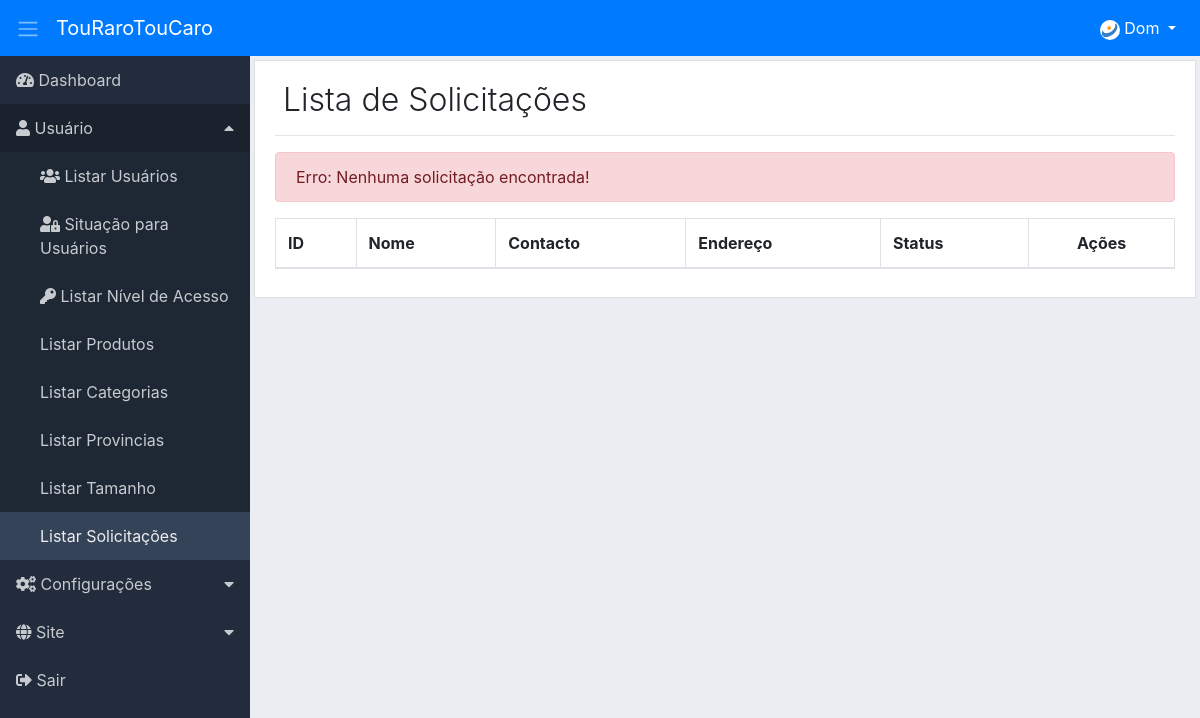
The app's page /adm/list-requests/index (signed in), older data.
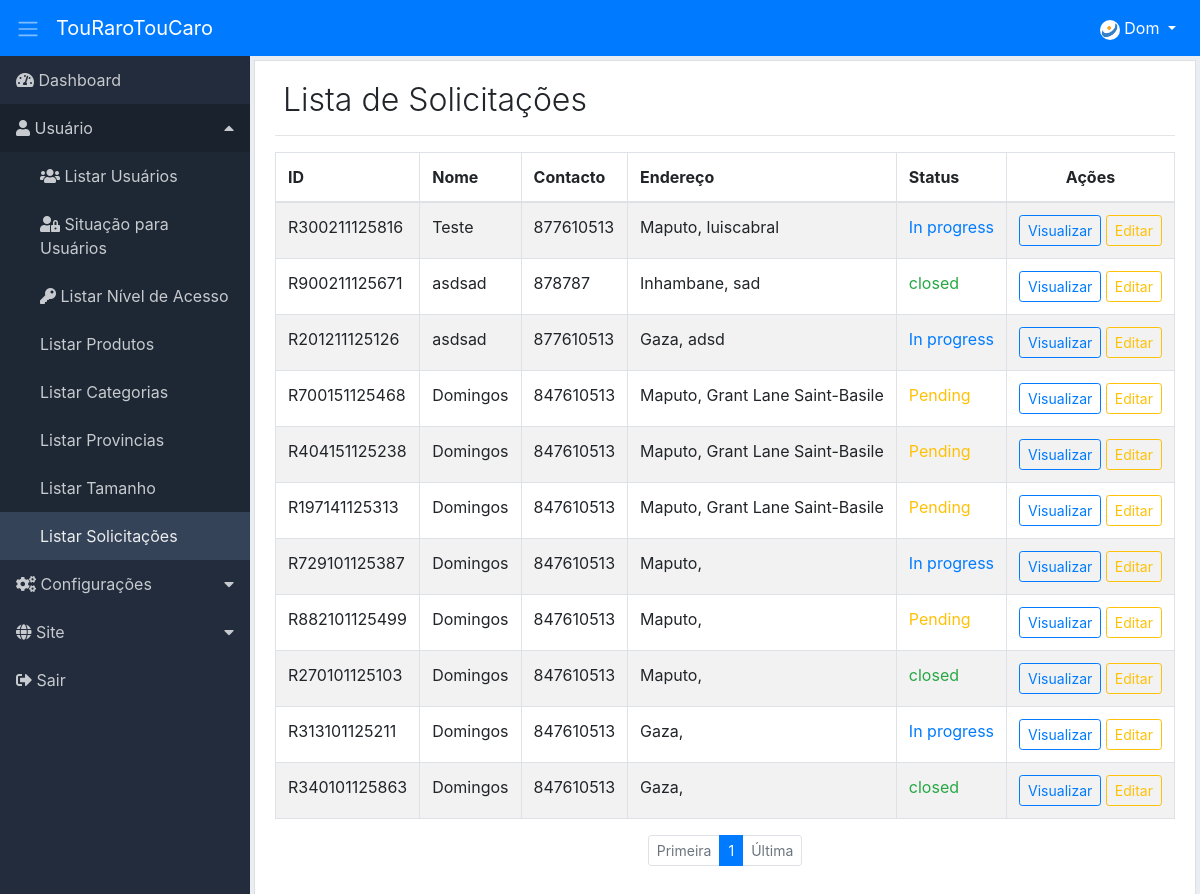
The same page, newer data.
### tables this page shows
CREATE TABLE IF NOT EXISTS `sts_requests` (
  `id` varchar(20) NOT NULL,
  `sts_users_id` varchar(20) NOT NULL,
  `total_quantity` varchar(10) NOT NULL,
  `sts_request_status_id` int NOT NULL,
  `created` datetime NOT NULL,
  `modified` datetime DEFAULT NULL,
  PRIMARY KEY (`id`)
);

CREATE TABLE IF NOT EXISTS `sts_users` (
  `id` varchar(20) NOT NULL,
  `name` varchar(100) NOT NULL,
  `sts_provinces_id` int NOT NULL,
  `address` text NOT NULL,
  `contact` varchar(20) NOT NULL,
  `created` datetime NOT NULL,
  `modified` datetime DEFAULT NULL,
  PRIMARY KEY (`id`)
);

CREATE TABLE IF NOT EXISTS `sts_provinces` (
  `id` int NOT NULL AUTO_INCREMENT,
  `name` varchar(15) NOT NULL,
  `created` datetime NOT NULL,
  `modified` datetime DEFAULT NULL,
  PRIMARY KEY (`id`)
);

CREATE TABLE IF NOT EXISTS `sts_request_status` (
  `id` int NOT NULL AUTO_INCREMENT,
  `name` varchar(15) NOT NULL,
  `adms_colors_id` int NOT NULL,
  `created` datetime NOT NULL,
  `modified` datetime DEFAULT NULL,
  PRIMARY KEY (`id`)
);

### adm/app/adms/Controllers/ListRequests.php (called while the page is built, shortened)
<?php
class ListRequests
{
    private $dados;
    public function index($pag = null) {
        $this->pag = (int) $pag ? $pag : 1;
        $listRequest = new \App\adms\Models\AdmsListRequests();
        $listRequest->listRequest($this->pag);
        if ($listRequest->getResultado()) {
            $this->dados['listRequest'] = $listRequest->getResultadoBd();
            $this->dados['pagination'] = $listRequest->getResultPg();
        } else {
            $this->dados['listRequest'] = [];
            $this->dados['pagination'] = null;
        }
        $button = ['add_request' => ['menu_controller' => 'add-request', 'menu_metodo' => 'index'],
            'view_request' => ['menu_controller' => 'view-request', 'menu_metodo' => 'index'],
            'edit_request' => ['menu_controller' => 'edit-request', 'menu_metodo' => 'index'],
            'delete_request' => ['menu_controller' => 'delete-request', 'menu_metodo' => 'index']];
        $listButton = new \App\adms\Models\helper\AdmsButton();
        $this->dados['button'] = $listButton->buttonPermission($button);
        $this->dados['pag'] = $this->pag;
        $listMenu = new \App\adms\Models\AdmsMenu();
        $this->dados['menu'] = $listMenu->itemMenu();
        $this->dados['sidebarActive'] = "list-requests";
        $carregarView = new \App\adms\core\ConfigView("adms/Views/requests/listRequests", $this->dados);
        $carregarView->renderizar();
    }
}

### adm/core/ConfigController.php (called while the page is built, shortened)
<?php
class ConfigController extends Config
{
    private string $urlController;
    private string $urlMetodo;
    private string $urlParamentro;
    private array $format;
    public function __construct() {
        if (!empty(filter_input(INPUT_GET, 'url', FILTER_DEFAULT))) {
            $this->url = filter_input(INPUT_GET, 'url', FILTER_DEFAULT);
            $this->url = $this->limparUrl($this->url);
            $this->urlConjunto = explode("/", $this->url);
            if (isset($this->urlConjunto[0])) {
                $this->urlController = $this->slugController($this->urlConjunto[0]);
            } else {
                $this->urlController = $this->slugController(CONTROLLER);
            }
            if (isset($this->urlConjunto[1])) {
                $this->urlMetodo = $this->slugMetodo($this->urlConjunto[1]);
            } else {
                $this->urlController = $this->slugController(CONTROLLER);
                $this->urlMetodo = $this->slugMetodo(METODO);
            }
            if (isset($this->urlConjunto[2])) {
                $this->urlParamentro = $this->urlConjunto[2];
            } else {
                $this->urlParamentro = "";
            }
        } else {
            $this->urlController = $this->slugController(CONTROLLER);
            $this->urlMetodo = $this->slugMetodo(METODO);
            $this->urlParamentro = "";
        }
    }
    private function slugController($slugController) {
        $this->slugController = strtolower($slugController);
        $this->slugController = str_replace("-", " ", $this->slugController);
        $this->slugController = ucwords($this->slugController);
        $this->slugController = str_replace(" ", "", $this->slugController);
        return $this->slugController;
    }
    private function slugMetodo($slugMetodo) {
        $this->slugMetodo = $this->slugController($slugMetodo);
        $this->slugMetodo = lcfirst($this->slugMetodo);
        return $this->slugMetodo;
    }
    private function limparUrl($url) {
        $this->urlLimpa = strip_tags($url);
        $this->urlLimpa = trim($this->urlLimpa);
        $this->urlLimpa = rtrim($this->urlLimpa, "/");
        $this->format['a'] = 'ÀÁÂÃÄÅÆÇÈÉÊËÌÍÎÏÐÑÒÓÔÕÖØÙÚÛÜüÝÞßàáâãäåæçèéêëìíîïðñòóôõöøùúûýýþÿRr"!@#$%&*()_-+={[}]?;:.,\\\'<>°ºª ';
        $this->format['b'] = 'aaaaaaaceeeeiiiidnoooooouuuuuybsaaaaaaaceeeeiiiidnoooooouuuyybyRr--------------------------------';
        $this->urlLimpa = strtr(mb_convert_encoding($this->urlLimpa,'ISO-8859-1', 'UTF-8'), mb_convert_encoding($this->format['a'],'ISO-8859-1', 'UTF-8'), $this->format['b']);
        return $this->urlLimpa;
    }
    public function carregar() {
        $carregarPgAdm = new \Core\CarregarPgAdmLevel();
        $carregarPgAdm->carregarPg( $this->urlController, $this->urlMetodo, $this->urlParamentro);
    }
}

### adm/index.php (called while the page is built, shortened)
<?php
$url = new Home();
$url->carregar();

### adm/app/adms/Models/helper/AdmsRead.php (called while the page is built, shortened)
<?php
class AdmsRead extends AdmsConn
{
    private string $select;
    private array $values = [];
    private object $query;
    public function fullRead($query, $parseString = null) {
        $this->select = $query;
        if (!empty($parseString)) {
            parse_str($parseString, $this->values);
        }
        $this->exeIntruction();
    }
    private function exeIntruction() {
        $this->connection();
        try {
            $this->exeParameter();
            $this->query->execute();
            $this->result = $this->query->fetchAll();
        } catch (Exception $ex) {
            $this->result = null;
        }
    }
    private function connection() {
        $this->conn = $this->connect();
        $this->query = $this->conn->prepare($this->select);
        $this->query->setFetchMode(PDO::FETCH_ASSOC);
    }
    private function exeParameter() {
        if ($this->values) {
            foreach ($this->values as $link => $value) {
                if ($link == 'limit' || $link == 'offset') {
                    $value = (int) $value;
                }
                $this->query->bindValue(":{$link}", $value, (is_int($value) ? PDO::PARAM_INT : PDO::PARAM_STR));
            }
        }
    }
}

### adm/app/adms/Models/helper/AdmsConn.php (called while the page is built, shortened)
<?php
class AdmsConn
{
    private string $db = "mysql";
    private string $host = HOST;
    private string $user = USER;
    private string $pass = PASS;
    private string $dbname = DBNAME;
    private int $port = PORT;
    protected function connect() {
        try {
            $this->connect = new PDO($this->db . ':host=' . $this->host . ';port=' . $this->port . ';dbname=' . $this->dbname, $this->user, $this->pass);
            return $this->connect;
        } catch (Exception $ex) {
            die("Erro: Por favor tente novamente. Caso o problema persista, entre em contato o administrador " . EMAILADM . "!<br>");
        }
    }
}

### adm/app/adms/Models/AdmsMenu.php (called while the page is built, shortened)
<?php
class AdmsMenu
{
    public function itemMenu() {
        $listMenu = new \App\adms\Models\helper\AdmsRead();
        $listMenu->fullRead("SELECT lev_pag.dropdown,
                pag.menu_controller, pag.menu_metodo, pag.name_page, pag.icon,
                itm_men.id id_itm_men, itm_men.name name_itm_men, itm_men.icon icon_itm_men
                FROM adms_levels_pages lev_pag
                INNER JOIN adms_pages pag ON pag.id=lev_pag.adms_page_id
                INNER JOIN adms_items_menus itm_men ON itm_men.id=lev_pag.adms_items_menu_id
                WHERE ((lev_pag.adms_access_level_id =:adms_access_level_id )
                AND (lev_pag.permission = 1))
                AND print_menu = 1
                ORDER BY itm_men.order_item_menu, lev_pag.order_level_page ASC",
                "adms_access_level_id={$_SESSION['adms_access_level_id']}");
        $this->resultadoBd = $listMenu->getResult();
        if ($this->resultadoBd) {
            return $this->resultadoBd;
        } else {
            return false;
        }
    }
}

### adm/app/adms/Models/AdmsListRequests.php (called while the page is built, shortened)
<?php
class AdmsListRequests
{
    private $limitResult = 40;
    public function listRequest($pag = null) {
        $this->pag = (int) $pag;
        $paginacao = new \App\adms\Models\helper\AdmsPagination(URLADM . 'list-requests/index');
        $paginacao->condition($this->pag, $this->limitResult);
        $paginacao->pagination("SELECT COUNT(id) AS num_result FROM sts_requests ");
        $listRequest = new \App\adms\Models\helper\AdmsRead();
        $listRequest->fullRead("SELECT sr.id, sr.total_quantity, sts_request_status_id,
        su.name, su.address, su.contact,
        sp.name AS province,
        srs.name AS request_status,
        ac.color
                FROM sts_requests sr
                INNER JOIN sts_users su ON su.id=sr.sts_users_id
                INNER JOIN sts_provinces sp ON sp.id=su.sts_provinces_id
                INNER JOIN sts_request_status srs ON srs.id=sr.sts_request_status_id
                INNER JOIN adms_colors ac ON ac.id=srs.adms_colors_id
                ORDER BY sr.created DESC
                LIMIT :limit OFFSET :offset", "limit={$this->limitResult}&offset={$paginacao->getOffset()}");
    }
}

### adm/app/adms/Views/requests/listRequests.php (the view, shortened to what the changed rows need)
<div class="content p-1">
    <div class="list-group-item">
        <div class="d-flex">
            <div class="mr-auto p-2">
                <h2 class="display-4 title">Lista de Solicitações</h2>
            </div>
            <div class="p-2">
            </div>
        </div>
        <hr class="hr-title">
        <?php
        if (isset($_SESSION['msg'])) {
            echo $_SESSION['msg'];
        }
        ?>
        <div class="table-responsive">
            <table class="table table-striped table-bordered table-hover">
                <thead>
                    <tr>
                        <th class="d-none d-sm-table-cell">ID</th>
                        <th>Nome</th>
                        <th>Contacto</th>
                        <th>Endereço</th>
                        <th>Status</th>
                        <th class="text-center">Ações</th>
                    </tr>
                </thead>
                <tbody>
                    <?php
                    foreach ($this->dados['listRequest'] as $accessLevel) {
                        extract($accessLevel);
                        ?>
                        <tr>
                            <td class="d-none d-sm-table-cell"><?php echo $id; ?></td>
                            <td><?php echo $name; ?></td>
                            <td><?php echo $contact; ?></td>
                            <td><?php echo $province.", ".$address; ?></td>
                            <td class="text-<?php echo $color; ?>"><?php echo $request_status; ?></td>
                            <td class="text-center">
                                <span class="d-none d-lg-block">
                                    <?php
                                    if ($this->dados['button']['view_request']) {
                                        echo "<a href='" . URLADM . "view-request/index/$id' class='btn btn-outline-primary btn-sm'>Visualizar</a> ";
                                    }
                                    if ($this->dados['button']['edit_request']) {
                                        echo "<a href='" . URLADM . "edit-request/index/$id' class='btn btn-outline-warning btn-sm'>Editar</a> ";
                                    }
                                    ?>
                                </span>
                            </td>
                        </tr>
                        <?php
                    }
                    ?>
                </tbody>
            </table>
            <?php echo $this->dados['pagination']; ?>
        </div>
    </div>
</div>

### adm/app/adms/Views/include/sidebar.php (shortened to what the changed rows need)
<?php
$sidebar_active = "";
if (isset($this->dados['sidebarActive'])) {
    $sidebar_active = $this->dados['sidebarActive'];
}
?>
<nav class="sidebar">
    <?php
    if (isset($this->dados['menu']) AND ($this->dados['menu'])) {
        echo '<ul class="list-unstyled">';
        $count_drop_start = 0;
        $count_drop_end = 0;
        foreach ($this->dados['menu'] as $item_menu) {
            extract($item_menu);
            $active = "";
            if ($sidebar_active == $menu_controller) {
                $active = 'active';
            }
            if ($dropdown == 1) {
                if ($count_drop_start != $id_itm_men) {
                    if (($count_drop_end == 1) AND ($count_drop_start != 0)) {
                        echo "</ul>";
                        echo "</li>";
                        $count_drop_end = 0;
                    }
                    echo "<li>";
                    echo "<a href='#submenu$id_itm_men' data-toggle='collapse'><i class='$icon_itm_men'></i> $name_itm_men</a>";
                    echo "<ul id='submenu$id_itm_men' class='list-unstyled collapse'>";
                }
                echo "<li class='$active'><a href='" . URLADM . "$menu_controller/$menu_metodo'><i class='$icon'></i> $name_page</a></li>";
                $count_drop_start = $id_itm_men;
                $count_drop_end = 1;
            } else {
                if ($count_drop_end == 1) {
                    echo "</ul>";
                    echo "</li>";
                    $count_drop_end = 0;
                }
                echo "<li class='$active'><a href='" . URLADM . "$menu_controller/$menu_metodo'><i class='$icon'></i> $name_page</a></li>";
            }
        }
        echo "</ul>";
    }
    ?>
</nav>

### adm/app/adms/Models/helper/AdmsPagination.php (shortened to what the changed rows need)
<?php
class AdmsPagination
{
    private $pag;
    private $limitResult;
    private $resultBd;
    private $result;
    private $totalPages;
    private $link;
    private $var;
    function getResult() {
        return $this->result;
    }
    function __construct($link, $var = null) {
        $this->link = $link;
        $this->var = $var;
    }
    public function condition($pag, $limitResult) {
        $this->pag = (int) $pag ? $pag : 1;
        $this->limitResult = (int) $limitResult;
    }
    public function pagination($query, $parseString = null) {
        $this->query = (string) $query;
        $this->parseString = (string) $parseString;
        $count = new \App\adms\Models\helper\AdmsRead();
        $count->fullRead($this->query, $this->parseString);
        $this->resultBd = $count->getResult();
        $this->pagInstruction();
    }
    private function pagInstruction() {
        $this->totalPages = ceil($this->resultBd[0]['num_result'] / $this->limitResult);
        if ($this->totalPages >= $this->pag) {
            $this->layoutPagination();
        } else {
            header("Location: {$this->link}");
        }
    }
    private function layoutPagination() {
        $this->result = "<nav aria-label='paginacao'>";
        $this->result .= "<ul class='pagination pagination-sm justify-content-center'>";
        $firstDis = "";
        if($this->pag == 1){
            $firstDis = " disabled";
        }
        $this->result .= "<li class='page-item $firstDis'><a href='" . $this->link . $this->var . "' class='page-link'>Primeira</a></li>";
        $this->result .= "<li class='page-item active'><a href='#' class='page-link'>" . $this->pag . "</a></li>";
        $lastDis = "";
        if($this->pag == $this->totalPages){
            $lastDis = " disabled";
        }
        $this->result .= "<li class='page-item $lastDis'><a href='" . $this->link ."/". $this->totalPages . $this->var . "' class='page-link'>Última</a></li>";
        $this->result .= "</ul>";
        $this->result .= "</nav>";
    }
}

Row changes from the older to the newer data that the page shows:
added sts_requests: id "R300211125816", sts_users.name "Teste", sts_users.contact "877610513", sts_provinces.name "Maputo", sts_users.address "luiscabral", sts_request_status.name "In progress"
added sts_requests: id "R900211125671", sts_users.name "asdsad", sts_users.contact "878787", sts_provinces.name "Inhambane", sts_users.address "sad", sts_request_status.name "closed"
added sts_requests: id "R201211125126", sts_users.name "asdsad", sts_users.contact "877610513", sts_provinces.name "Gaza", sts_users.address "adsd", sts_request_status.name "In progress"
now on this page (row edited): sts_requests: id "R700151125468", sts_users.name "Domingos", sts_users.contact "847610513", sts_provinces.name "Maputo", sts_users.address "Grant Lane Saint-Basile", sts_request_status.name "Pending"
now on this page (row edited): sts_requests: id "R404151125238", sts_users.name "Domingos", sts_users.contact "847610513", sts_provinces.name "Maputo", sts_users.address "Grant Lane Saint-Basile", sts_request_status.name "Pending"
now on this page (row edited): sts_requests: id "R197141125313", sts_users.name "Domingos", sts_users.contact "847610513", sts_provinces.name "Maputo", sts_users.address "Grant Lane Saint-Basile", sts_request_status.name "Pending"
now on this page (row edited): sts_requests: id "R729101125387", sts_users.name "Domingos", sts_users.contact "847610513", sts_provinces.name "Maputo", sts_request_status.name "In progress"
now on this page (row edited): sts_requests: id "R882101125499", sts_users.name "Domingos", sts_users.contact "847610513", sts_provinces.name "Maputo", sts_request_status.name "Pending"
now on this page (row edited): sts_requests: id "R270101125103", sts_users.name "Domingos", sts_users.contact "847610513", sts_provinces.name "Maputo", sts_request_status.name "closed"
now on this page (row edited): sts_requests: id "R313101125211", sts_users.name "Domingos", sts_users.contact "847610513", sts_provinces.name "Gaza", sts_request_status.name "In progress"
now on this page (row edited): sts_requests: id "R340101125863", sts_users.name "Domingos", sts_users.contact "847610513", sts_provinces.name "Gaza", sts_request_status.name "closed"
Text that changed along with them:
$this->pag: (not shown) → "1"
$_SESSION['msg']: "Erro: Nenhuma solicitação encontrada!" → (not shown)
text now shown: "Primeira Última"
